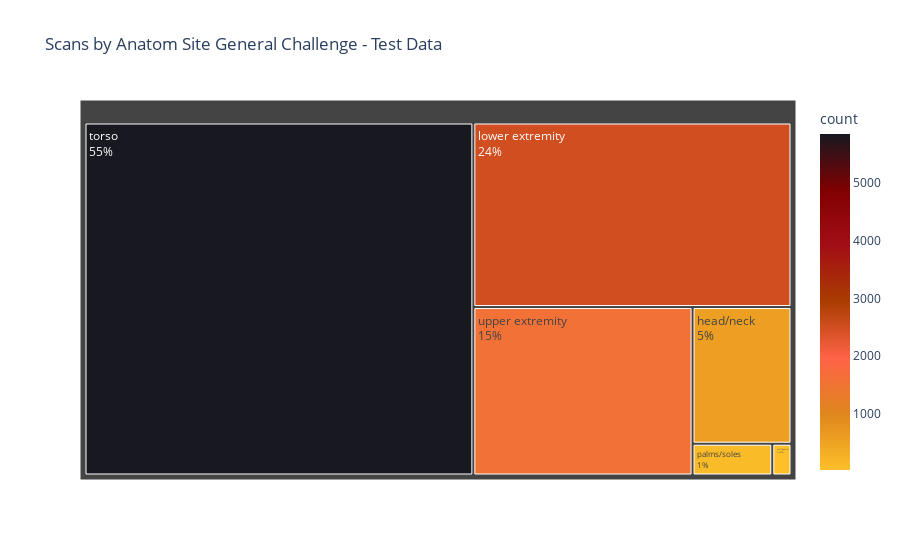

The cell this chart's notebook holds for it:
### Code cell
# Test data:

cntste = test.location.value_counts().rename_axis('location').reset_index(
    name='count')

fig = px.treemap(cntste,
                 path=['location'],
                 values='count',
                 color='count',
                 color_continuous_scale=orange_black,
                 title='Scans by Anatom Site General Challenge - Test Data')

fig.update_traces(textinfo='label+percent entry')
fig.show()

### Figure 1 — Plotly figure (JSON) as saved in the notebook; plotly's stock layout.template omitted (floating-point values rounded to 4 significant figures)
{"data": [{"branchvalues": "total", "customdata": [[576], [2501], [26], [108], [5847], [1573]], "domain": {"x": [0, 1], "y": [0, 1]}, "hovertemplate": "labels=%{label}<br>count_sum=%{value}<br>parent=%{parent}<br>id=%{id}<br>count=%{color}<extra></extra>", "ids": ["head/neck", "lower extremity", "oral/genital", "palms/soles", "torso", "upper extremity"], "labels": ["head/neck", "lower extremity", "oral/genital", "palms/soles", "torso", "upper extremity"], "marker": {"coloraxis": "coloraxis", "colors": [576, 2501, 26, 108, 5847, 1573]}, "name": "", "parents": ["", "", "", "", "", ""], "textinfo": "label+percent entry", "type": "treemap", "values": [576, 2501, 26, 108, 5847, 1573]}], "layout": {"coloraxis": {"colorbar": {"title": {"text": "count"}}, "colorscale": [[0, "#fdc029"], [0.1667, "#df861d"], [0.3333, "#FF6347"], [0.5, "#aa3d01"], [0.6667, "#a30e15"], [0.8333, "#800000"], [1, "#171820"]]}, "legend": {"tracegroupgap": 0}, "title": {"text": "Scans by Anatom Site General Challenge - Test Data"}}}
